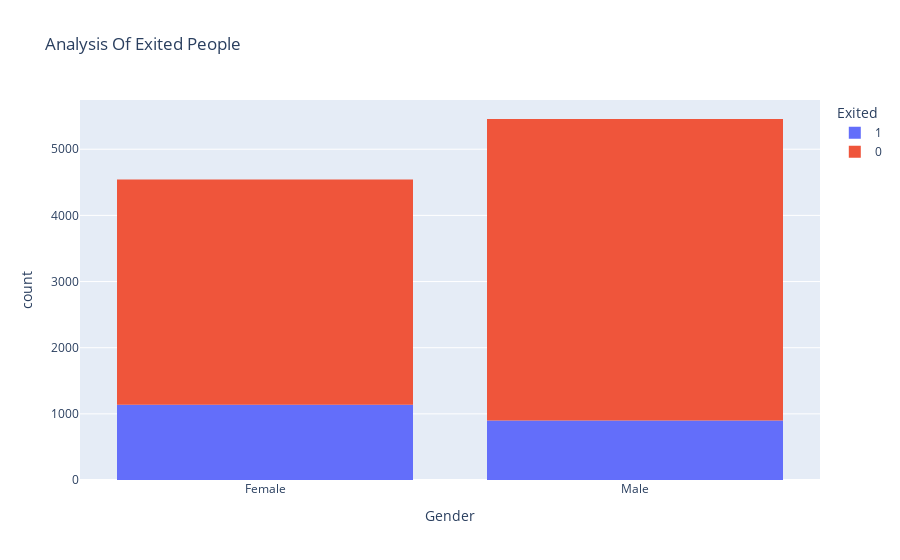

Notebook code for this chart:
### Markdown cell above
<h4> From above analysis</h4>

       => 79.6 % customer are not exited from the bank in overall customer.
       => 20.4 % customer are exited from the bankin overall customer.

### Code cell
fig=px.histogram(data,y="Exited",x="Gender",color="Exited",histfunc="count",title="Analysis Of Exited People",height=600)
fig.show()

### Figure 1 — Plotly figure (JSON) as saved in the notebook; plotly's stock layout.template omitted (floating-point values rounded to 4 significant figures; data arrays with more than 128 entries replaced by an {"elided": "..."} marker saying what was removed)
{"data": [{"alignmentgroup": "True", "bingroup": "x", "histfunc": "count", "hovertemplate": "Exited=1<br>Gender=%{x}<br>count=%{y}<extra></extra>", "legendgroup": "1", "marker": {"color": "#636efa", "pattern": {"shape": ""}}, "name": "1", "offsetgroup": "1", "orientation": "v", "showlegend": true, "type": "histogram", "x": {"elided": "2038 str values"}, "xaxis": "x", "y": {"elided": "2038 int values"}, "yaxis": "y"}, {"alignmentgroup": "True", "bingroup": "x", "histfunc": "count", "hovertemplate": "Exited=0<br>Gender=%{x}<br>count=%{y}<extra></extra>", "legendgroup": "0", "marker": {"color": "#EF553B", "pattern": {"shape": ""}}, "name": "0", "offsetgroup": "0", "orientation": "v", "showlegend": true, "type": "histogram", "x": {"elided": "7962 str values"}, "xaxis": "x", "y": {"elided": "7962 int values"}, "yaxis": "y"}], "layout": {"autosize": true, "barmode": "relative", "legend": {"title": {"text": "Exited"}, "tracegroupgap": 0}, "title": {"text": "Analysis Of Exited People"}, "xaxis": {"anchor": "y", "autorange": true, "domain": [0, 1], "range": [-0.5, 1.5], "title": {"text": "Gender"}, "type": "category"}, "yaxis": {"anchor": "x", "autorange": true, "categoryarray": [0, 1], "categoryorder": "array", "domain": [0, 1], "range": [0, 5744.0], "title": {"text": "count"}, "type": "linear"}}}
